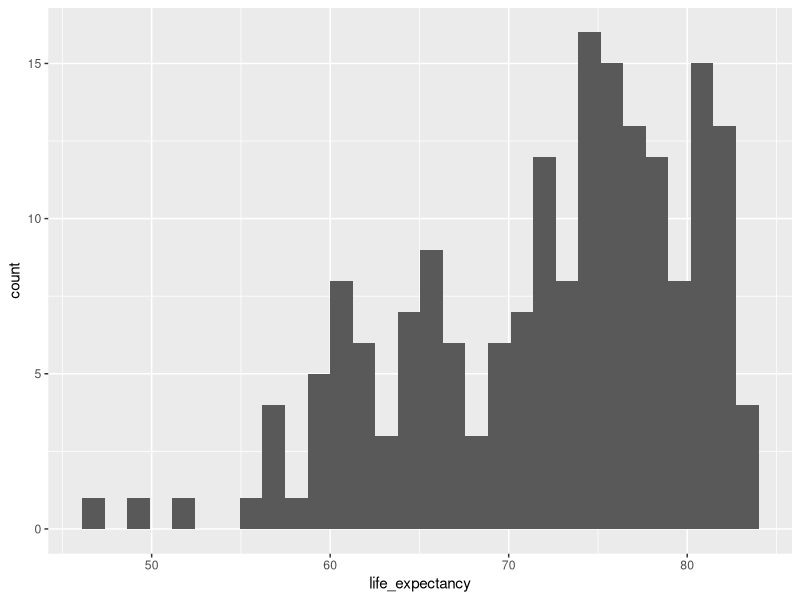
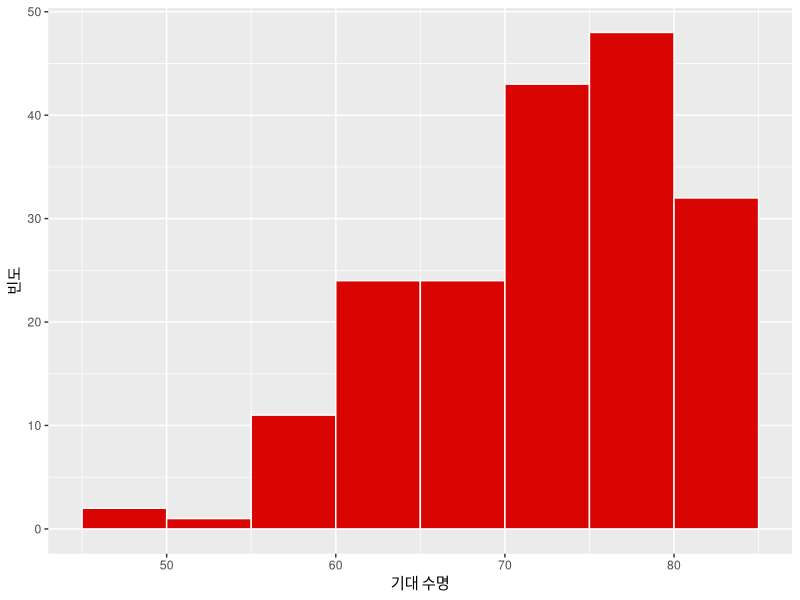
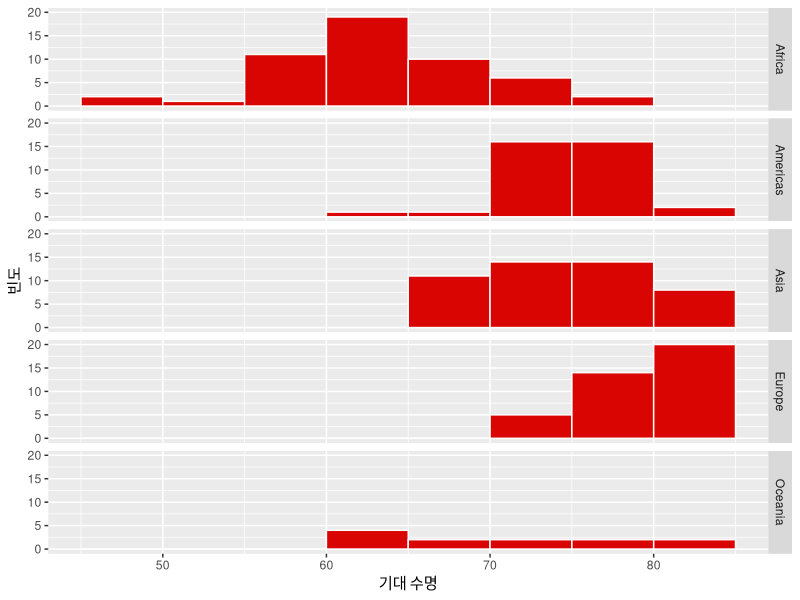
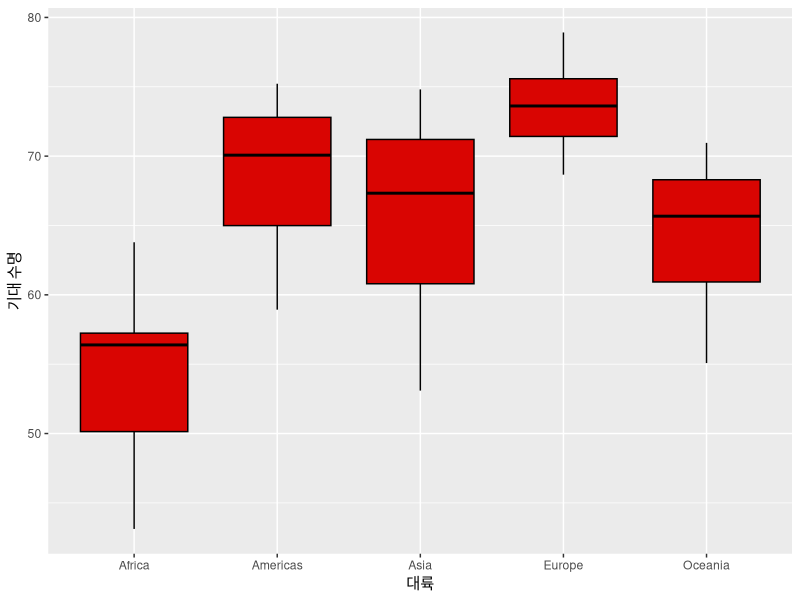
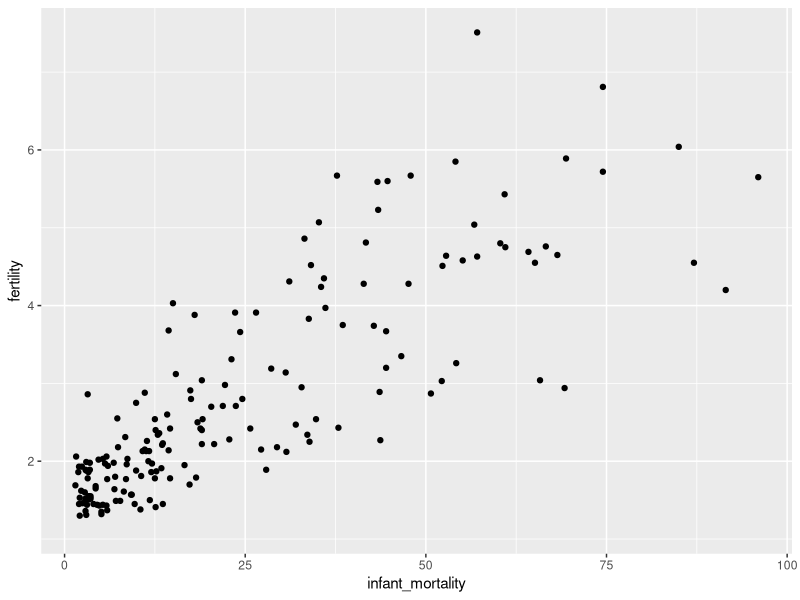
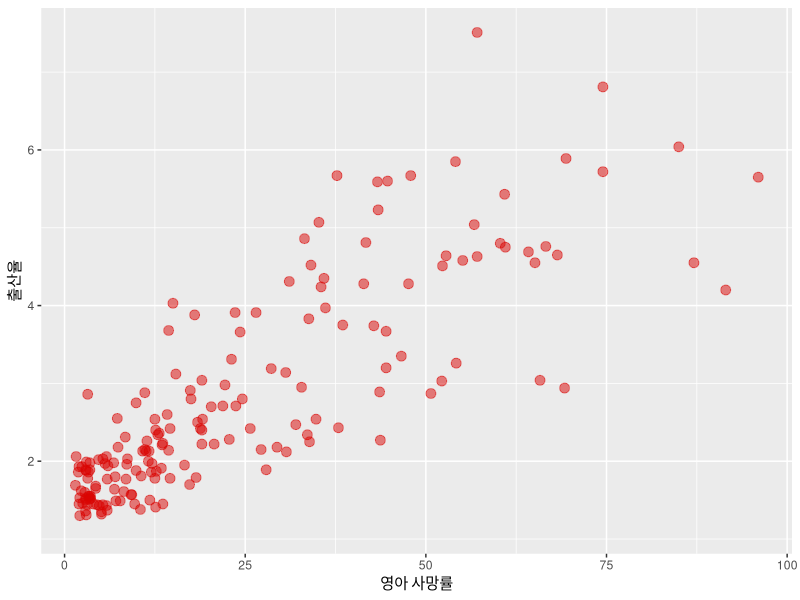
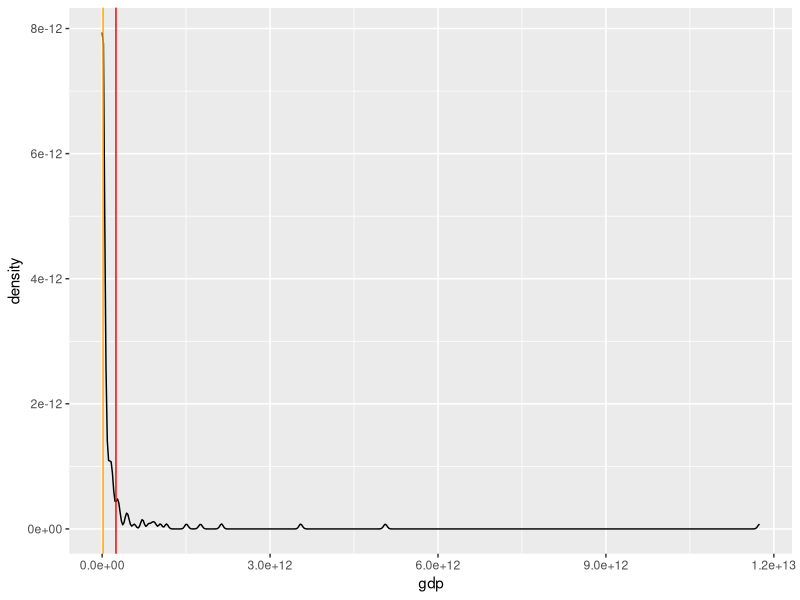
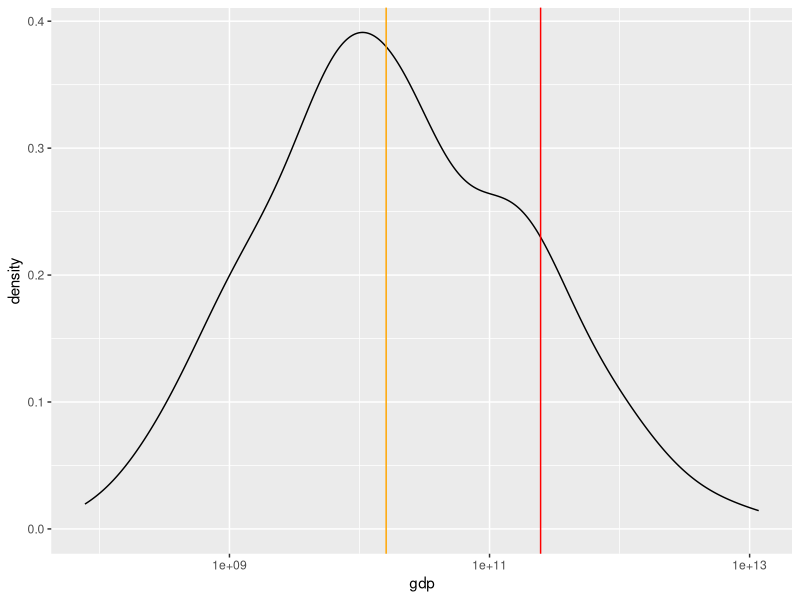

Reproduce these figures in R, in order.
## ---- chunk 1
knitr::opts_chunk$set(
    echo = TRUE,
    message = FALSE,
    warning = FALSE)
## ---- chunk 2
library(dslabs)
data(polls_us_election_2016)

library(tidyverse)
## ---- chunk 3
polls_us_election_2016 %>%
    filter(is.na(grade)) %>%
    head
## ---- chunk 4
polls_us_election_2016 %>%
    filter(pollster %in% c("American Strategies","GfK Group","Merrill Poll") &
               samplesize > 1000 &
               startdate == "2016-10-20")
## ---- chunk 5
polls_us_election_2016 %>%
    mutate(rawpoll_clintontrump = rawpoll_clinton + rawpoll_trump) %>%
    filter(!is.na(rawpoll_johnson) & rawpoll_clintontrump > 95 & state == "Ohio")
## ---- chunk 6
polls_us_election_2016 %>%
    filter(samplesize >= 2000) %>%
    group_by(state) %>%
    summarise(mean_trump = mean(rawpoll_trump)) %>%
    arrange(desc(mean_trump))
## ---- chunk 7
gapminder_mean <- gapminder %>%
  group_by(continent, year) %>%
  summarise(mean_pop = mean(population)) %>%
  ungroup()
## ---- chunk 8
df <- tibble(group = c("A", "A", "B", "B"), value = c(1, 2, 3, 4))

# 그룹별 평균 계산
df_summary <- df %>%
  group_by(group) %>%
  summarise(mean_value = mean(value))

# mutate를 추가하지만 ungroup 안 함
df_summary %>%
  mutate(overall_mean = mean(mean_value))
## ---- chunk 9
gapminder %>%
    filter(year == 2015) %>%
    ggplot() +
    aes(x = life_expectancy) +
    geom_histogram()
## ---- chunk 10
life_exp_hist <- gapminder %>%
    filter(year == 2015) %>%
    ggplot() +
    aes(x = life_expectancy) +
    geom_histogram(binwidth = 5,
                   boundary = 45,
                   colour = "white",
                   fill = "#d90502") +
    labs(x = "기대 수명",
         y = "빈도")
life_exp_hist
## ---- chunk 11
life_exp_hist +
    facet_grid(rows = vars(continent))
## ---- chunk 12
gapminder %>%
    group_by(continent, year) %>%
    summarise(mean_life_exp = mean(life_expectancy)) %>%
    ggplot() +
    aes(x = continent, y = mean_life_exp) +
    geom_boxplot(colour = "black",
                 fill = "#d90502") +
    labs(x = "대륙",
         y = "기대 수명")
## ---- chunk 13
gapminder %>%
    filter(year == 2015) %>%
    ggplot() +
    aes(x = infant_mortality, y = fertility) +
    geom_point()
## ---- chunk 14
gapminder %>%
    filter(year == 2015) %>%
    ggplot() +
    aes(x = infant_mortality, y = fertility) +
    geom_point(size = 3,
               alpha = 0.5,
               colour = "#d90502") +
    labs(x = "영아 사망률", y = "출산율")
## ---- chunk 15
mean_GDP <- gapminder %>%
    filter(year == 2011) %>%
    summarise(mean(gdp, na.rm = T))
mean_GDP
## ---- chunk 16
median_GDP <- gapminder %>%
    filter(year == 2011) %>%
    summarise(median(gdp, na.rm = T))
median_GDP
## ---- chunk 17
gdp_density <- gapminder %>%
    filter(year == 2011) %>%
    ggplot() +
    aes(x = gdp) +
    geom_density() +
    geom_vline(xintercept = as.numeric(mean_GDP), colour = "red") +
    geom_vline(xintercept = as.numeric(median_GDP), colour = "orange")
gdp_density
## ---- chunk 18
gdp_density +
    scale_x_log10()
## ---- chunk 19
gapminder %>%
    filter(year == 2015) %>%
    summarise(cor(fertility, infant_mortality, use = "pairwise.complete.obs"))
